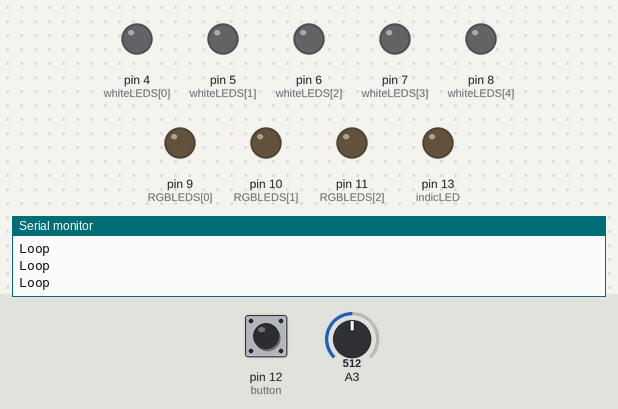
A sketch run on a simulated Arduino Uno, built with avr-gcc and run on an emulated ATmega328P. Shown: output pins drawn as LEDs (lit = HIGH), the last lines printed to the serial monitor. Inputs (shaded band) come from the test bench; at power-on: pin 12 (button) LOW, A3 = 512.

Above: at 1.2 s.
1.3 s: pin 12 (button) pulled HIGH for 0.15 s
At 1.45 s:
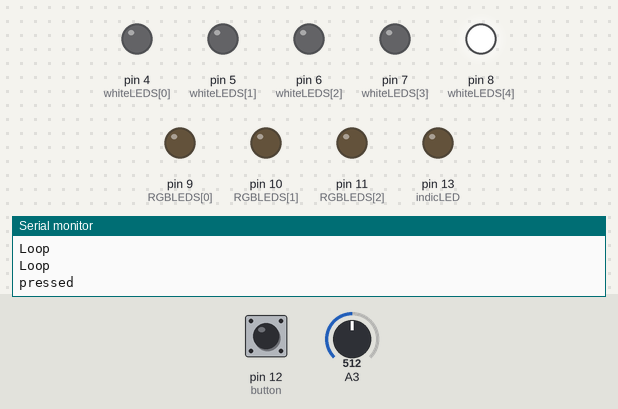
At 2.06 s:
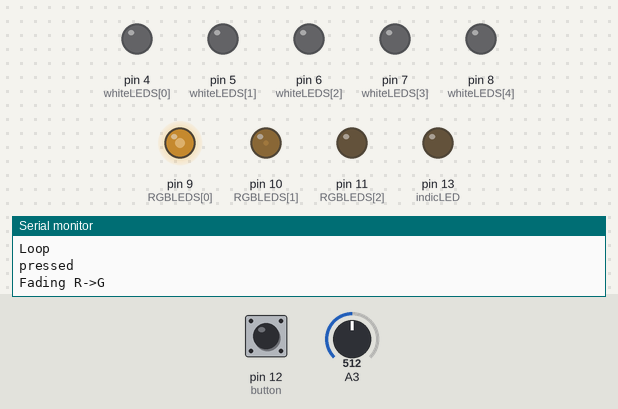
4.3 s: A3 set to 716
7.3 s: A3 set to 900
10.3 s: A3 set to 122
At 11.9 s:
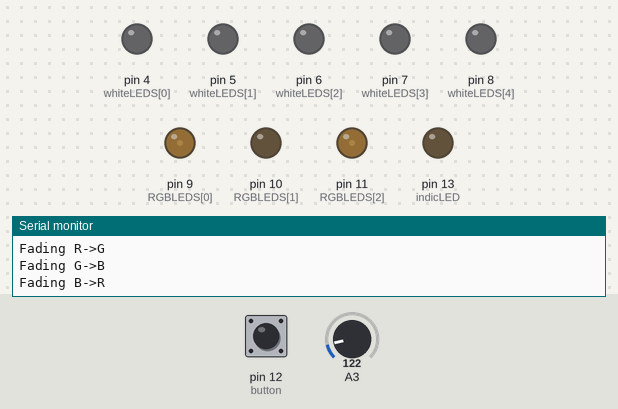
13.3 s: pin 12 (button) pulled HIGH for 1 s
At 14.36 s:
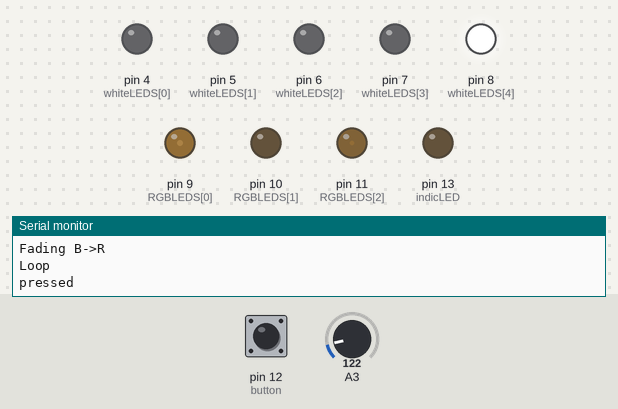
17.3 s: A3 set to 265
Timing chart, 0 to 24.3 s (numbered marks = the images above; inputs shaded):
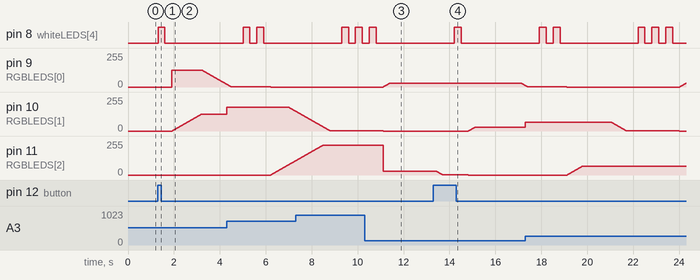

The sketch:

a.ino
```cpp
// Joseph Isaacs
// Sec 62
// 2.A
// Description: Functional RGB
// 1/20 - 1/20


// SPARKFUN PINS LAYOUT - I did this so i can just copypaste
namespace pins {

    // digital inputs
    static const int slideSwitch = 2;
    static const int button = 12;

    // digital outputs
    static const int whiteLEDS[5] = {4, 5, 6, 7, 8};
    static const int RGBLEDS[3] = {9, 10, 11};
      static const int indicLED = 13;

    // analog inputs
    static const int thermistor = 0;
    static const int microphone = 2;
    static const int slidePotentiometer = 3;
    static const int photoresistor = 1;

    // analog outputs

    void initialize() {
      // digital inputs
      pinMode(slideSwitch, INPUT);
      pinMode(button, INPUT);

      // digital outputs
      for (int i = 0; i < 5; i++)
        pinMode(whiteLEDS[i], OUTPUT);
      for (int i = 0; i < 3; i++)
        pinMode(RGBLEDS[i], OUTPUT);
      pinMode(indicLED, OUTPUT);

      // analog inputs
      pinMode(thermistor, INPUT);
      pinMode(microphone, INPUT);
      pinMode(slidePotentiometer, INPUT);
      pinMode(photoresistor, INPUT);
    }
}
// -------------------------------------------------------


void writeRGB(int,int,int);
void blinkTimes(int, int);

void setup() {
  Serial.begin(9600);
  pins::initialize();
}

int indic = 8;    // substitutes for pins::indicLED

void loop() {
  Serial.println("Loop");

  if (digitalRead(pins::button)) {
    Serial.println("pressed");

    blinkTimes(indic, 1); // R->G
    Serial.println("Fading R->G");
    for (int i = 0; i < 255; i++) {
      writeRGB(255-i, i, 0);
      delay(10);
    }
    delay(500);

    blinkTimes(indic, 2); // G-B
    Serial.println("Fading G->B");
    for (int i = 0; i < 255; i++) {
      writeRGB(0, 255-i, i);
      delay(10);
    }
    delay(500);

    blinkTimes(indic, 3); // B-R
    Serial.println("Fading B->R");
    for (int i = 0; i < 255; i++) {
      writeRGB(i, 0, 255-i);
      delay(10);
    }
    delay(500);
  }

  delay(10);
}

void writeRGB(int r, int g, int b) {
      // simply analogWrites the arguments into the RGB LED
      int M = map(analogRead(pins::slidePotentiometer),0,1024,0,255);
    analogWrite(pins::RGBLEDS[0], min(r,M));
      analogWrite(pins::RGBLEDS[1], min(g,M));
      analogWrite(pins::RGBLEDS[2], min(b,M));
}

void blinkTimes(int L, int times) {
      // blink a pin a number of times
      for (int i = 0; i < times; i++) {
        digitalWrite(L, HIGH);
        delay(300);
          digitalWrite(L, LOW);
          delay(300);
      }
}
```

Measured:
- after the input at 1.3 s, pin 8 (whiteLEDS[4]): LOW → HIGH at once, → LOW 0.30 s later; pin 10 (RGBLEDS[1]): moves from 0/255 to 127/255 over 1.3 s, starting after 0.62 s
- after the input at 10.3 s, pin 9 (RGBLEDS[0]): goes on until 11.4 s, then stays 30/255
- after the input at 13.3 s, pin 8 (whiteLEDS[4]): LOW → HIGH after 0.92 s, → LOW 0.30 s later; pin 9 (RGBLEDS[0]): moves from 30/255 to 12/255 over 0.17 s, starting after 3.8 s; pin 10 (RGBLEDS[1]): moves from 0/255 to 30/255 over 0.30 s, starting after 1.5 s
